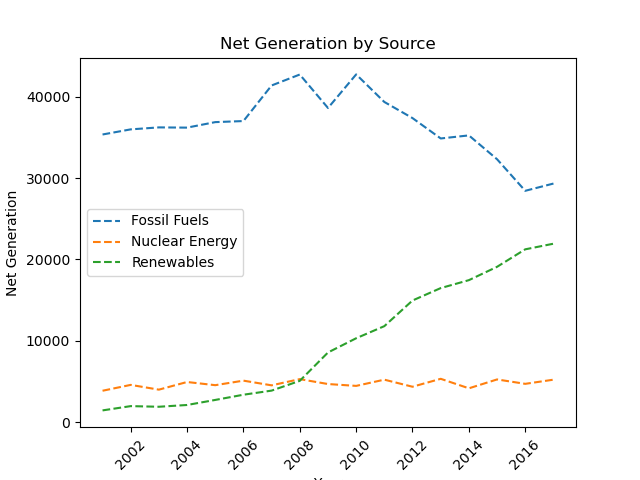

The Python source for this figure:
import pandas as pd
import matplotlib.pyplot as plt

# Read the CSV file into a DataFrame
df = pd.read_csv('iowa-electricity.csv')

# Convert 'year' column to datetime type
df['year'] = pd.to_datetime(df['year'])

# Group data by 'source' and plot lines
fig, ax = plt.subplots()
for key, grp in df.groupby('source'):
    ax.plot(grp['year'], grp['net_generation'], label=key, linestyle='--')

# Set labels and title
ax.set_xlabel('Year')
ax.set_ylabel('Net Generation')
ax.set_title('Net Generation by Source')
ax.legend()

# Rotate x-axis labels for better readability
plt.xticks(rotation=45)

# Show plot
plt.show()
